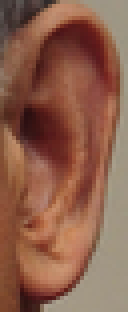
#> input picture data/my_ears/test/0005.png, 32 x 78 px (shown 4 times larger)
$ python -i extractor.py   (imports and definitions only)
#> lines starting #> are read from the running program, lines starting #| are printed output that depends on the picture
#> further down, picture is the input picture: shape (78, 32, 3); mean B, G, R 75.1, 94.8, 140.7
import cv2, sys
from skimage import feature
import numpy as np


class LBP:
    def __init__(self, num_points=8, radius=1, eps=1e-6, resize=200, do_format=True):
        self.num_points = num_points * radius
        self.radius = radius
        self.eps = eps
        self.resize = resize
        self.do_format = do_format

    def extract(self, img):
        img = cv2.cvtColor(img, cv2.COLOR_BGR2GRAY)
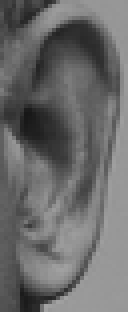
#> img: shape (78, 32) (shown 4 times larger); min 23, max 163, mean 106.3
        if self.do_format:
            img = cv2.resize(img, (self.resize, self.resize))
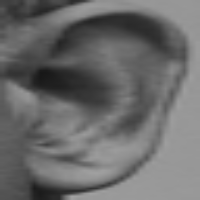
#> img: shape (200, 200); min 23, max 162, mean 106.1

        lbp = feature.local_binary_pattern(img, self.num_points, self.radius, method="uniform")
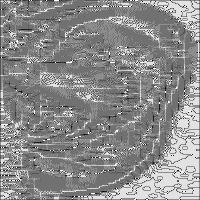
#> lbp: shape (200, 200) float64; min 0, max 9, mean 4.93; drawn with min black and max white
        n_bins = self.num_points + 2
        hist, _ = np.histogram(lbp.ravel(),
                               density=True,
                               bins=np.arange(0, n_bins + 1),
                               range=(0, n_bins))
#> hist = [0.00075, 0.0118, 0.00575, 0.0854, 0.384, 0.29, 0.0452, 0.0408, 0.122, 0.0146]
        # [7 lines of commented-out code are left out]

        return hist


# [6 lines not run here, left out]

>>> import cv2
>>> picture = cv2.imread('../../data/my_ears/test/0005.png')
>>> result = LBP().extract(picture)
#> result has the same summary as hist in extract

$ run again, on data/my_ears/test/0014.png
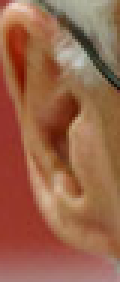
#> input picture data/my_ears/test/0014.png, 40 x 94 px (shown 3 times larger)
#> picture is the input picture: shape (94, 40, 3); mean B, G, R 74.4, 100.8, 153.6
#> in extract, `img = cv2.resize(img, (self.resize, self.resize))`:
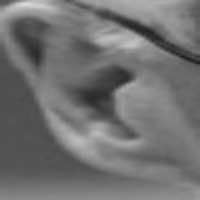
#> img: shape (200, 200); min 19, max 217, mean 113.5
#> in extract, `lbp = feature.local_binary_pattern(img, self.num_points, self.radius, ..`:
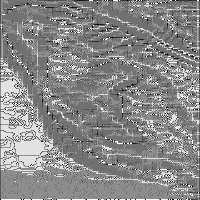
#> lbp: shape (200, 200) float64; min 0, max 9, mean 4.87; drawn with min black and max white
#> hist = [0.0017, 0.0144, 0.00822, 0.0839, 0.356, 0.334, 0.0493, 0.0396, 0.0919, 0.0208]
#> result has the same summary as hist in extract

$ run again, on data/my_ears/test/0017.png
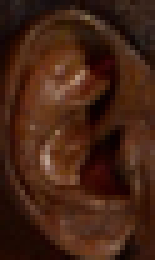
#> input picture data/my_ears/test/0017.png, 31 x 52 px (shown 5 times larger)
#> picture is the input picture: shape (52, 31, 3); mean B, G, R 19.9, 35.1, 68.1
#> in extract, `img = cv2.resize(img, (self.resize, self.resize))`:
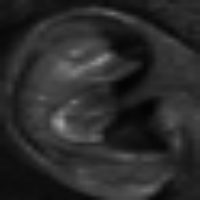
#> img: shape (200, 200); min 3, max 162, mean 43.1
#> in extract, `lbp = feature.local_binary_pattern(img, self.num_points, self.radius, ..`:
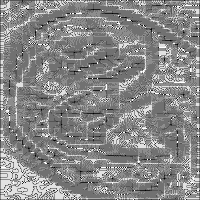
#> lbp: shape (200, 200) float64; min 0, max 9, mean 4.82; drawn with min black and max white
#> hist = [0.00143, 0.0137, 0.00668, 0.0975, 0.371, 0.305, 0.0552, 0.0473, 0.0872, 0.0144]
#> result has the same summary as hist in extract

$ run again, on data/my_ears/test/0024.png
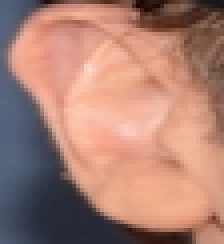
#> input picture data/my_ears/test/0024.png, 56 x 61 px (shown 4 times larger)
#> picture is the input picture: shape (61, 56, 3); mean B, G, R 115.3, 128.3, 172.3
#> in extract, `img = cv2.resize(img, (self.resize, self.resize))`:
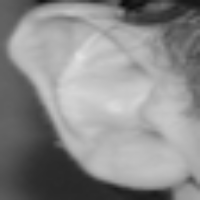
#> img: shape (200, 200); min 10, max 227, mean 139.9
#> in extract, `lbp = feature.local_binary_pattern(img, self.num_points, self.radius, ..`:
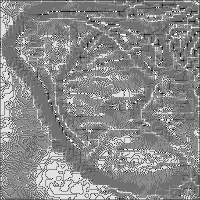
#> lbp: shape (200, 200) float64; min 0, max 9, mean 4.9; drawn with min black and max white
#> hist = [0.00112, 0.0101, 0.00473, 0.105, 0.341, 0.31, 0.0649, 0.0548, 0.0977, 0.0115]
#> result has the same summary as hist in extract
